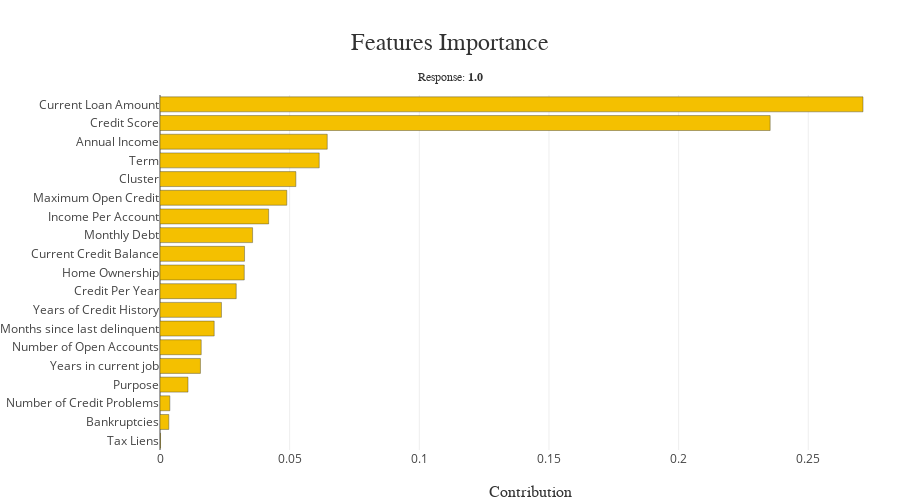

Source (notebook cell):
### Code cell
# feature importance
# prioritise feature engineering and prune low-contributing features
xpl.plot.features_importance()

### Figure 1 — Plotly figure (JSON) as saved in the notebook; plotly's stock layout.template omitted (floating-point values rounded to 4 significant figures)
{"data": [{"marker": {"color": ["rgba(244, 192, 0, 1.0)", "rgba(244, 192, 0, 1.0)", "rgba(244, 192, 0, 1.0)", "rgba(244, 192, 0, 1.0)", "rgba(244, 192, 0, 1.0)", "rgba(244, 192, 0, 1.0)", "rgba(244, 192, 0, 1.0)", "rgba(244, 192, 0, 1.0)", "rgba(244, 192, 0, 1.0)", "rgba(244, 192, 0, 1.0)", "rgba(244, 192, 0, 1.0)", "rgba(244, 192, 0, 1.0)", "rgba(244, 192, 0, 1.0)", "rgba(244, 192, 0, 1.0)", "rgba(244, 192, 0, 1.0)", "rgba(244, 192, 0, 1.0)", "rgba(244, 192, 0, 1.0)", "rgba(244, 192, 0, 1.0)", "rgba(244, 192, 0, 1.0)"], "line": {"color": "rgba(52, 55, 54, 0.8)", "width": 0.5}}, "name": "Global", "orientation": "h", "type": "bar", "x": [0.0002, 0.0034, 0.0038, 0.0108, 0.0156, 0.0159, 0.0209, 0.0237, 0.0294, 0.0325, 0.0326, 0.0357, 0.0419, 0.0489, 0.0524, 0.0614, 0.0645, 0.2353, 0.2711], "y": ["Tax Liens", "Bankruptcies", "Number of Credit Problems", "Purpose", "Years in current job", "Number of Open Accounts", "Months since last delinquent", "Years of Credit History", "Credit Per Year", "Home Ownership", "Current Credit Balance", "Monthly Debt", "Income Per Account", "Maximum Open Credit", "Cluster", "Term", "Annual Income", "Credit Score", "Current Loan Amount"]}], "layout": {"autosize": false, "barmode": "group", "height": 500, "hovermode": "closest", "margin": {"b": 50, "l": 160, "r": 0, "t": 95}, "title": {"font": {"color": "rgb(50, 50, 50)", "family": "Arial", "size": 24}, "text": "Features Importance<span style='font-size: 12px;'><br />Response: <b>1.0</b></span>", "x": 0.5, "xanchor": "center", "y": 0.9, "yanchor": "middle"}, "width": 900, "xaxis": {"automargin": true, "title": {"font": {"color": "rgb(50, 50, 50)", "family": "Arial Black", "size": 16}, "text": "Contribution"}}, "yaxis": {"automargin": true, "title": {"font": {"color": "rgb(50, 50, 50)", "family": "Arial Black", "size": 16}}}}}
